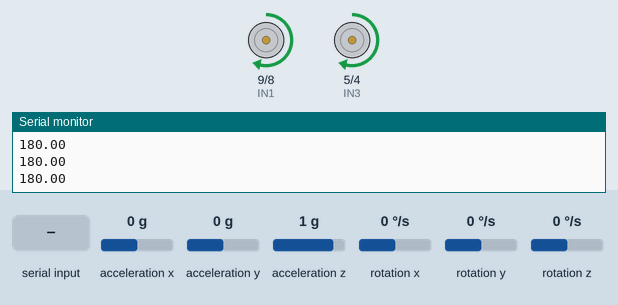
The sketch below on a simulated Arduino Uno, built with avr-gcc and run on an emulated ATmega328P. On the bench: motor-driver pin pairs drawn as motors (green arrow = first pin HIGH = forward, orange = second pin HIGH = backward, longer = more drive, scaled by the enable pin), the last lines printed to the serial monitor. The inputs (shaded band) are chosen by the test bench; at power-on: acceleration y 0 g, acceleration x 0 g, acceleration z 1 g, rotation x 0 °/s, rotation y 0 °/s, rotation z 0 °/s.

Above: at 2.25 s.
2.3 s: "I\n" received over Serial
3.8 s: "S\n" received over Serial
At 4.1 s:
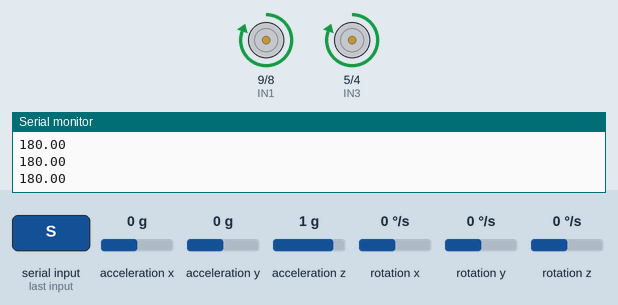
5.3 s: acceleration y set to -0.4 g
6.8 s: acceleration y set to -0.7 g
At 7.5 s:
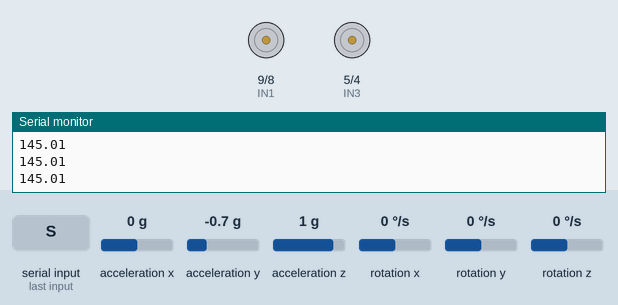
8.3 s: acceleration x set to -0.5 g
9.8 s: acceleration x set to -0.8 g
At 11.2 s:
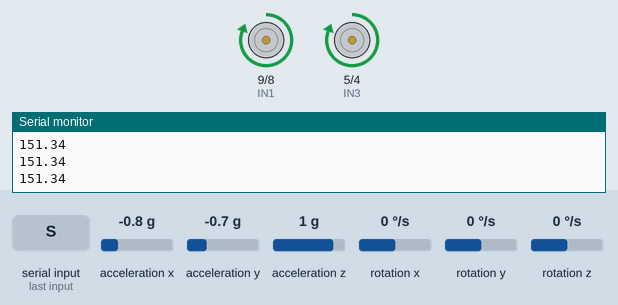
Timing chart, 0 to 12.3 s (numbered marks = the images above; inputs shaded):
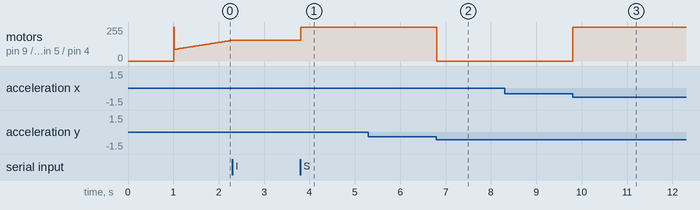

Measured:
- the behaviour switches between -0.5 and -0.6 g on acceleration y (found by bisection; images 1 and 2)
- the behaviour switches between -0.6 and -0.7 g on acceleration x (found by bisection; images 2 and 3)
- after the input at 2.3 s, motor on pin 9 (IN1) / pin 8 (IN2), motor on pin 5 (IN3) / pin 4 (IN4): stays forward 156/255 (without the input it goes to forward 157/255 after 0.03 s)
- after the input at 3.8 s, motor on pin 9 (IN1) / pin 8 (IN2), motor on pin 5 (IN3) / pin 4 (IN4): forward 156/255 → forward 255/255 at once
- after the input at 6.8 s, motor on pin 9 (IN1) / pin 8 (IN2), motor on pin 5 (IN3) / pin 4 (IN4): forward 255/255 → stopped at once
- after the input at 9.8 s, motor on pin 9 (IN1) / pin 8 (IN2), motor on pin 5 (IN3) / pin 4 (IN4): stopped → forward 255/255 at once

The sketch:

with_library.ino
```cpp
#include <MPU6050_light.h>
#include <Wire.h>
#include <PID_v1.h>

MPU6050 mpu(Wire);

#define ENA 10
#define IN1 9
#define IN2 8
#define ENB 6
#define IN3 5
#define IN4 4
#define MIN_SPEED 75

double setpoint = 178.8;
double Kp = 13.2;
double Ki = 97.8;
double Kd = 0.2;

double input, output;

PID pid(&input, &output, &setpoint, Kp, Ki, Kd, DIRECT);

void setup() {
    Serial.begin(115200);
    Wire.begin();

    pinMode(ENA, OUTPUT);
    pinMode(IN1, OUTPUT);
    pinMode(IN2, OUTPUT);
    pinMode(ENB, OUTPUT);
    pinMode(IN3, OUTPUT);
    pinMode(IN4, OUTPUT);
    stopMotors();

    byte status = mpu.begin();
    if (status != 0) {
        Serial.print("X فشل MPU: ");
        Serial.println(status);
        while (true);
    }

    Serial.println("معايرة... لا تحرك الروبوت");
    mpu.calcOffsets();
    Serial.println("OK جاهز");

    pid.SetMode(AUTOMATIC);
    pid.SetSampleTime(10);
    pid.SetOutputLimits(-255, 255);
}

void loop() {
    // ── 1 استقبال أوامر MATLAB ──
    if (Serial.available() > 0) {
        String msg = Serial.readStringUntil('\n');
        msg.trim();
        char type = msg[0];
        double val = msg.substring(1).toDouble();
        if      (type == 'P') { Kp = val; Serial.print("Kp="); Serial.println(Kp); }
        else if (type == 'I') { Ki = val; Serial.print("Ki="); Serial.println(Ki); }
        else if (type == 'D') { Kd = val; Serial.print("Kd="); Serial.println(Kd); }
        else if (type == 'S') { setpoint = val; Serial.print("SP="); Serial.println(setpoint); }
        pid.SetTunings(Kp, Ki, Kd);
    }

    // ── 2 قراءة الزاوية ──
    mpu.update();
    input = mpu.getAngleX() + 180;

    // ── 3 منطقة خاملة صحيحة ──
    if (abs(setpoint - input) < 0.5) {
        stopMotors();
        Serial.println(input, 2);
        return;
    }

    // ── 4 حساب PID ──
    pid.Compute();

    // ── 5 تحريك المحركات ──
    if (input > 150 && input < 210) {
        if      (output > 0) forward(output);
        else if (output < 0) backward(output);
        else                 stopMotors();
    } else {
        stopMotors();
    }

    // ── 6 إرسال لـ MATLAB ──
    Serial.println(input, 2);

    delay(5);
}

void forward(double spd) {
    int s = map(abs(spd), 0, 255, MIN_SPEED, 255);
    s = constrain(s, MIN_SPEED, 255);
    analogWrite(ENA, s);
    analogWrite(ENB, s);
    digitalWrite(IN1, LOW);
    digitalWrite(IN2, HIGH);
    digitalWrite(IN3, LOW);
    digitalWrite(IN4, HIGH);
}

void backward(double spd) {
    int s = map(abs(spd), 0, 255, MIN_SPEED, 255);
    s = constrain(s, MIN_SPEED, 255);
    analogWrite(ENA, s);
    analogWrite(ENB, s);
    digitalWrite(IN1, HIGH);
    digitalWrite(IN2, LOW);
    digitalWrite(IN3, HIGH);
    digitalWrite(IN4, LOW);
}

void stopMotors() {
    analogWrite(ENA, 0);
    analogWrite(ENB, 0);
    digitalWrite(IN1, LOW);
    digitalWrite(IN2, LOW);
    digitalWrite(IN3, LOW);
    digitalWrite(IN4, LOW);
}
```
